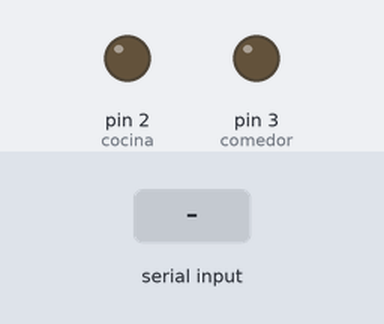
Simulated run of this sketch. Board: Arduino Uno, built with avr-gcc and run on an emulated ATmega328P. On the bench: output pins drawn as LEDs (lit = HIGH). The test bench sets the inputs (shaded band).

Above: at 1.2 s.
1.3 s: "A" received over Serial
At 2.4 s:
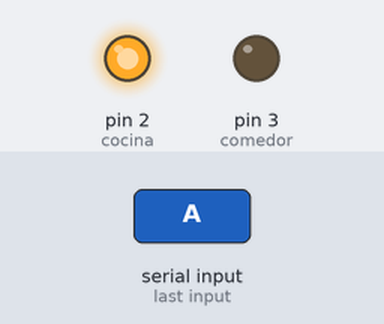
2.8 s: "C" received over Serial
At 3.5 s:
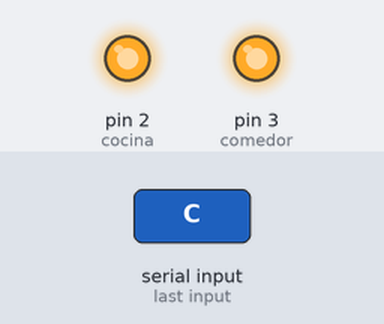
4.3 s: "B" received over Serial
At 4.7 s:
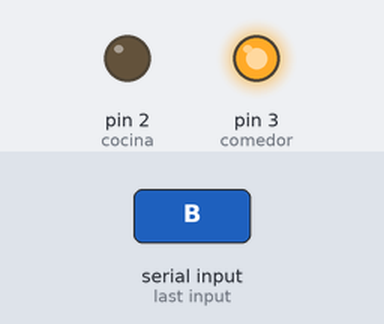
5.8 s: "D" received over Serial
At 7.0 s:
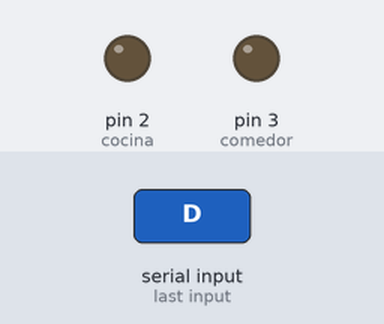
Timing chart, 0 to 8.3 s (numbered marks = the images above; inputs shaded):
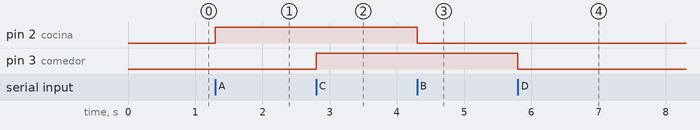

The sketch:

ControlviaPC.ino
```cpp
/*
 * Control vía Computador
 * www.127voltz.com
 */
  char DatoIN;
  #define cocina 2
  #define comedor 3
void setup() {
  pinMode(cocina,OUTPUT);     // pin 2 como salida digital.
  pinMode(comedor,OUTPUT);    // pin 3 como salida digital.
  Serial.begin(9600);         // se inicializa la comunicación serie
}

void loop() {
  if(Serial.available() > 0)   // preguntamos si llegaron datos?
  {
    DatoIN = Serial.read();   // si, entonces se leen
    if(DatoIN == 'A')
      digitalWrite(cocina,HIGH);
    if(DatoIN == 'B')
      digitalWrite(cocina,LOW);
    if(DatoIN == 'C')
      digitalWrite(comedor,HIGH);
    if(DatoIN == 'D')
      digitalWrite(comedor,LOW);
  }

}
```

Measured:
- after the input at 1.3 s, pin 2 (cocina): LOW → HIGH at once
- after the input at 2.8 s, pin 3 (comedor): LOW → HIGH at once
- after the input at 4.3 s, pin 2 (cocina): HIGH → LOW at once
- after the input at 5.8 s, pin 3 (comedor): HIGH → LOW at once
